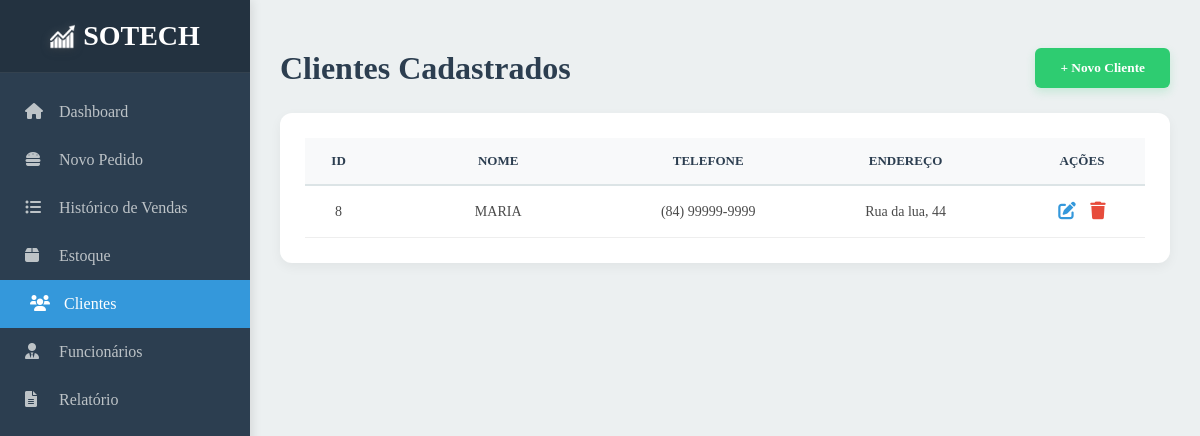
The app's page /clientes/ (signed in), older data.
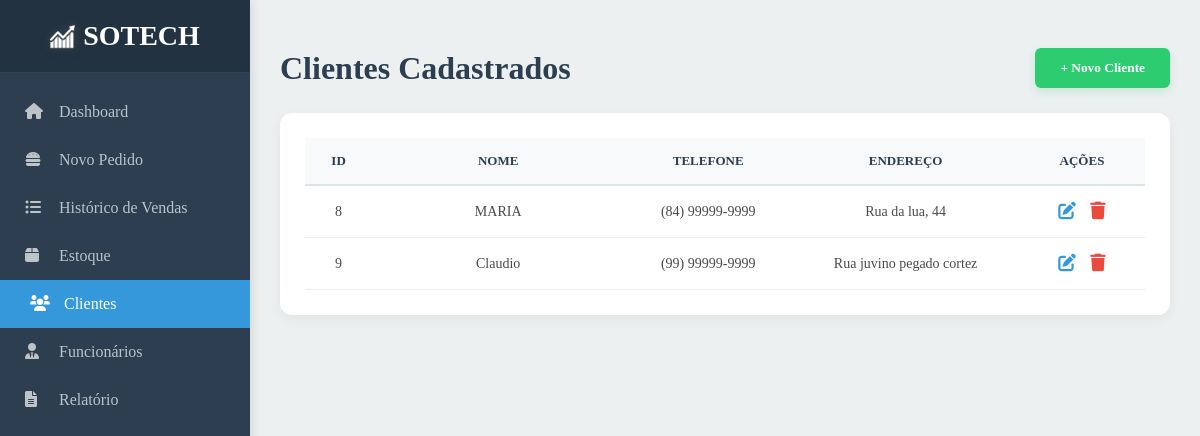
The same page, newer data.
### core/models.py (models this page shows, shortened)
class Cliente(models.Model):
    nome = models.CharField("Nome", max_length=50)
    endereco = models.CharField("Endereço", max_length=100, default="", blank=True)
    telefone = models.CharField("Telefone", max_length=16, default="")
    cadastro_completo = models.BooleanField("Cadastro completo", default=True)

### core/views.py (the view)
# urls.py: path('clientes/',clientes,name="clientes"),
@login_required
def clientes(request):
    form = ClienteForm(request.POST or None)
    clientes = Cliente.objects.filter(cadastro_completo=True)
    if form.is_valid():
        form.save()
        return redirect("clientes")
    context = {
        "form": form,
        "clients": clientes,
    }
    return render(request, "html/clientes.html", context)

### core/templates/html/clientes.html (shortened to what this page needs)
{% extends 'base.html' %}
{% load static %}
{% load widget_tweaks %}
{% block estilo %}
<link rel="stylesheet" href="{% static 'style/style_clientes.css' %}?{% now 'U' %}" />
{% endblock %}
{% block conteudo %}
<main class="main-content">
  <header class="main-header">
    <h1>Clientes Cadastrados</h1>
    <button class="btn-add" onclick="document.getElementById('modalCliente').style.display='block'">
      + Novo Cliente
    </button>
  </header>
  <div class="table-card">
    <table class="clients-table">
      <thead>
        <tr>
          <th>ID</th>
          <th>Nome</th>
          <th>Telefone</th>
          <th>Endereço</th>
          <th>Ações</th>
        </tr>
      </thead>
      <tbody>
        {% for client in clients %}
        <tr>
          <td>{{ client.id }}</td>
          <td>{{ client.nome }}</td>
          <td>{{ client.telefone }}</td>
          <td>{{ client.endereco }}</td>
          <td>
            <a class="btn-edit" href="{% url 'cliente_editar' client.id %}">
              <i class="fas fa-edit"></i>
            </a>
            <a class="btn-delete" href="{% url 'cliente_remover' client.id %}">
              <i class="fas fa-trash"></i>
            </a>
          </td>
        </tr>
        {% endfor %}
      </tbody>
    </table>
  </div>
</main>
{% endblock %}

Row changes from the older to the newer data that the page shows:
added Cliente: id "9", nome "Claudio", telefone "(99) 99999-9999", endereco "Rua juvino pegado cortez"
